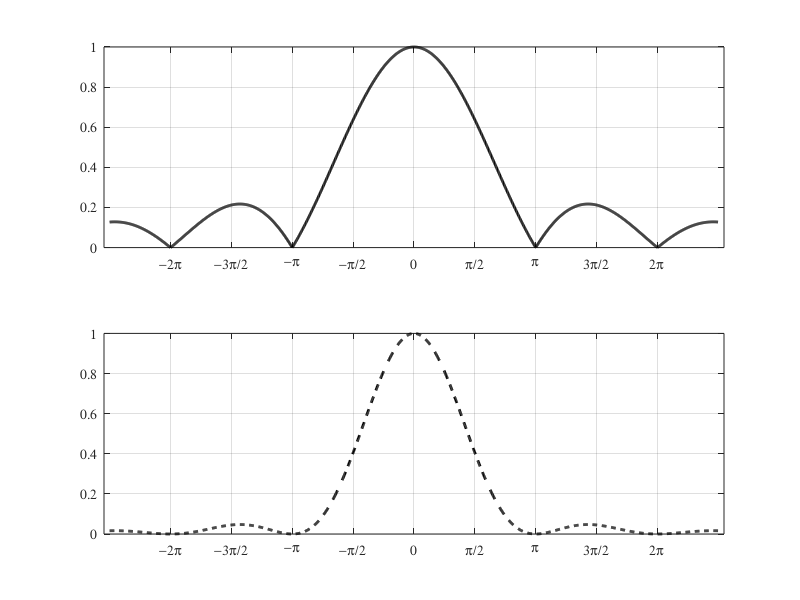

Write the MATLAB code that produced this figure.
% Построение графика нормированного энергетического
% спектра прямоугольного сигнала
hF = figure('Color', 'w');
%axes1(hF);
x = [-2.5*pi:0.01:2.5*pi];

%---------------------------------------------------
% Нормированная спектральная плотность
y = abs(sin(x)./x);
subplot(2,1,1)   % первые координатные оси
plot(x, y, 'k-', 'LineWidth', 2)
set(gca, ...
    'XGrid', 'on', ...
    'YGrid', 'on', ...
    'XTick', [-2*pi -3*pi/2 -pi -pi/2 0 pi/2 pi 3*pi/2 2*pi], ...
    'FontName', 'Symbol', ...
    'XTickLabel', '-2p|-3p/2|-p|-p/2|0|p/2|p|3p/2|2p')

%---------------------------------------------------
% Нормированный энергетический спектр
y1 = sin(x).^2./(x.^2);
subplot(2,1,2)   % вторые координатные оси
plot(x, y1, 'k--', 'LineWidth', 2)
set(gca, ...
    'XGrid', 'on', ...
    'YGrid', 'on', ...
    'XTick', [-2*pi -3*pi/2 -pi -pi/2 0 pi/2 pi 3*pi/2 2*pi], ...
    'FontName', 'Symbol', ...
    'XTickLabel', '-2p|-3p/2|-p|-p/2|0|p/2|p|3p/2|2p')
% axis([-3*pi/2 3*pi/2 0 1])
